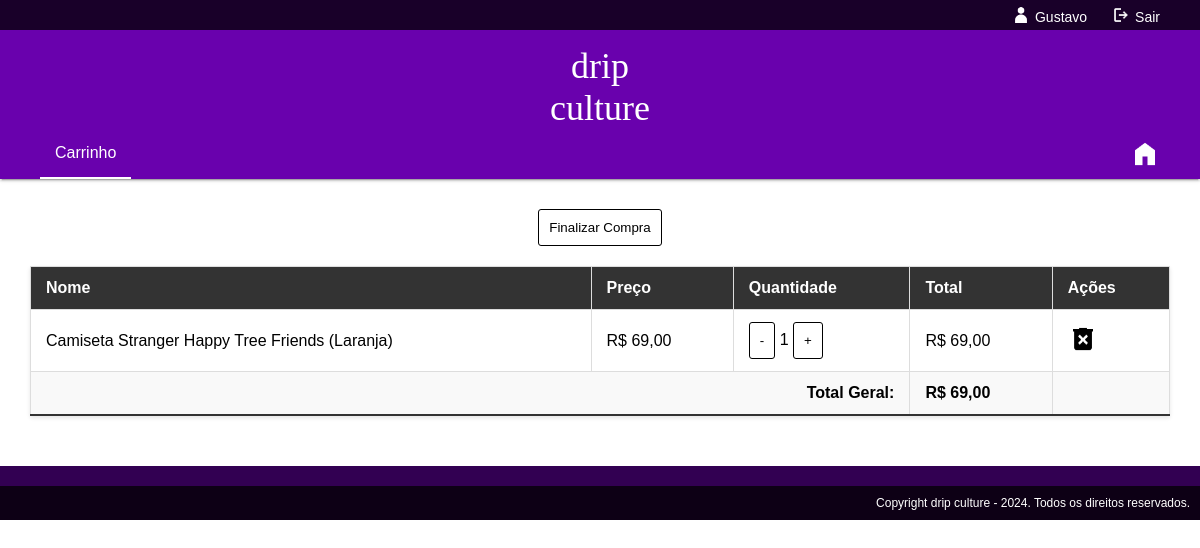
The page /carrinho.php (signed in) on the database its author committed.
### tables this page shows
CREATE TABLE `tb_pedidos` (
  `id_item` int(11) NOT NULL,
  `id_carrinho` int(11) DEFAULT NULL,
  `id_produto` int(11) DEFAULT NULL,
  `quantidade` int(11) DEFAULT NULL
);

CREATE TABLE `tb_produtos` (
  `id_produto` int(11) NOT NULL,
  `nome` varchar(255) DEFAULT NULL,
  `descricao` text DEFAULT NULL,
  `preco` decimal(10,2) DEFAULT NULL,
  `categoria` varchar(255) DEFAULT NULL,
  `imagem` varchar(255) DEFAULT NULL,
  `ativo` tinyint(1) DEFAULT NULL
);

### carrinho.php (the view, shortened to what this page needs)
<?php
include './PHP/conexao.php';
$id_cliente = $_SESSION["id_cliente"];
$sql = "SELECT p.id_item, pr.id_produto, pr.nome, pr.preco, SUM(p.quantidade) as quantidade
        FROM tb_pedidos p
        INNER JOIN tb_carrinhos c ON p.id_carrinho = c.id_carrinho
        INNER JOIN tb_produtos pr ON p.id_produto = pr.id_produto
        WHERE c.id_cliente = ?
        GROUP BY p.id_item, pr.id_produto, pr.nome, pr.preco";
$stmt = $conn->prepare($sql);
$stmt->bind_param("i", $id_cliente);
$stmt->execute();
$result = $stmt->get_result();
$total_geral = 0;
?>
<!DOCTYPE html>
<html>
<head>
  <link href="./CSS/fontes.css" rel="stylesheet" type="text/css" />
  <link href="./CSS/style.css" rel="stylesheet" type="text/css" />
  <link href="./CSS/admin.css" rel="stylesheet" type="text/css" />
  <link href="./CSS/holo.css" rel="stylesheet" type="text/css" />
</head>
<body>
  <header class="header">
    <div class="header_top">
      <div>
        <img class="ht_img" src="./Icones/user.png">
        <?php
        echo '<span>' . htmlspecialchars($_SESSION["nome"]) . '</span>';
        ?>
      </div>
      <div onClick="window.location.href='PHP/logout.php'">
        <img class="ht_img" src="./Icones/sair.png">
        <span>Sair</span>
      </div>
    </div>
    <div class="header_bottom">
      <div class="hb_logo_container">
        <span class="hb_logo"> Drip <br> Culture </span>
      </div>
      <div class="hb_button_container">
        <div>
          <div class="hb_button selected">
            <span> Carrinho </span>
          </div>
        </div>
        <div class="hb_icon_container">
          <img class="hb_icon" src="./Icones/home.png" onclick="window.location.href='./index.php'">
        </div>
      </div>
    </div>
  </header>
  <main class="main">
    <div class="add-button">
      <button onclick="window.location.href='./finalizar_compra.php'">Finalizar Compra</button>
    </div>
    <table>
      <thead>
        <tr>
          <th>Nome</th>
          <th>Preço</th>
          <th>Quantidade</th>
          <th>Total</th>
          <th>Ações</th>
        </tr>
      </thead>
      <tbody>
      <?php
if ($result->num_rows > 0) {
    while ($row = $result->fetch_assoc()) {
        $total_item = $row['quantidade'] * $row['preco'];
        $total_geral += $total_item;
        echo "<tr>
                <td>" . htmlspecialchars($row['nome']) . "</td>
                <td>R$ " . number_format($row['preco'], 2, ',', '.') . "</td>
                <td>
                  <button onclick=\"atualizarQuantidade({$row['id_produto']}, {$row['quantidade']}, 'diminuir')\">-</button>
                  " . htmlspecialchars($row['quantidade']) . "
                  <button onclick=\"atualizarQuantidade({$row['id_produto']}, {$row['quantidade']}, 'aumentar')\">+</button>
                </td>
                <td>R$ " . number_format($total_item, 2, ',', '.') . "</td>
                <td>
                  <img class='hb_icon_r' src='./Icones/deletar.png' onclick='window.location.href=\"./PHP/deletar_carrinho.php?id_produto=" . htmlspecialchars($row['id_produto']) . "\"'>
                </td>
              </tr>";
    }
} else {
    echo "<tr><td colspan='5'>Nenhum item no carrinho.</td></tr>";
}
?>
        <tr>
          <td colspan="3" style="text-align: right;"><strong>Total Geral:</strong></td>
          <td><strong>R$ <?php echo number_format($total_geral, 2, ',', '.'); ?></strong></td>
          <td></td>
        </tr>
      </tbody>
    </table>
  </main>
  <footer class="footer">
    <div class="footer_top">
    </div>
    <div class="footer_bottom">
      <span>Copyright drip culture - 2024. Todos os direitos reservados.</span>
    </div>
  </footer>
</body>
</html>

### style.css (style rules this page uses)
html, body { margin: 0; font-family: "Work Sans Regular", sans-serif; }
.header { display: flex; flex-direction: column; gap: 0; box-shadow: 0 2px 2px 0 rgba(0, 0, 0, .14), 0 3px 1px -2px rgba(0, 0, 0, .2), 0 1px 5px 0 rgba(0, 0, 0, .12); }
.header_top { background-color: #190029; color: #ffffff; display: flex; flex-direction: row; justify-content: right; height: 30px; gap: 25px; padding: 0px 40px; align-items: center; }
.header_top div { display: flex; align-items: center; gap: 5px; }
.header_top img { width: 18px; filter: invert(1); }
.header_top span { font-size: 14px; cursor: pointer; margin-bottom: -3.5px; }
.ht_img { width: 18px; filter: invert(1); align-self: center; }
.header_bottom { background-color: #6901ad; color: white; display: flex; flex-direction: column; justify-content: center; padding: 0px 40px; }
.header_bottom div { display: flex; flex-direction: row; }
.hb_button { font-weight: 500; display: flex; flex-direction: row; padding: 15px; cursor: pointer; }
.hb_button.selected { border-bottom: 2px solid #fff; }
.hb_logo_container { padding-top: 15px; display: flex; justify-content: center; }
.hb_logo { color: white; font-size: 36px; font-family: "Zit Graffiti"; text-transform: lowercase; text-align: center; }
.hb_button_container { display: flex; justify-content: space-between; align-items: center; }
.hb_icon_container { display: flex; gap: 30px; }
.hb_icon { width: 30px; height: 30px; filter: invert(1); cursor: pointer; }
.hb_icon_r { width: 30px; height: 30px; cursor: pointer; }
.main { display: flex; flex-direction: column; align-items: center; padding: 30px; }
button { width: fit-content !important; padding: 10px; background-color: #fff; color: #000; border: none; border: 1px solid #000; border-radius: 3px; cursor: pointer; transition: filter 0.2s; }
.footer { display: flex; flex-direction: column; }
.footer_top { background-color: #320052; color: #fff; display: flex; flex-direction: row; padding: 20px 60px; gap: 20px; }
.footer_bottom { background-color: #0d0015; color: #fff; display: flex; flex-direction: row; justify-content: right; font-size: 12px; padding: 20px 60px; }

### admin.css (style rules this page uses)
table { width: 100%; border-collapse: collapse; margin: 20px 0; font-size: 16px; min-width: 400px; border: 1px solid #dddddd; background-color: white; box-shadow: 0 2px 4px rgba(0,0,0,0.1); }
table thead { background-color: #f2f2f2; }
table th, table td { padding: 12px 15px; border: 1px solid #dddddd; text-align: left; }
table th { background-color: #333; color: white; }
table tbody tr { border-bottom: 1px solid #dddddd; }
table tbody tr:nth-of-type(even) { background-color: #f9f9f9; }
table tbody tr:last-of-type { border-bottom: 2px solid #333; }
.footer_top, .footer_bottom { padding: 10px; }
button { width: 100%; padding: 10px; background-color: #fff; color: #000; border: 1px solid #000; border-radius: 3px; cursor: pointer; transition: filter 0.2s; }

### holo.css (style rules this page uses)
:root { --color1: rgb(0, 231, 255); --color2: rgb(255, 0, 231); --back: url(https://cdn2.bulbagarden.net/upload/1/17/Cardback.jpg); --charizard1: #fac; --charizard2: #ddccaa; --charizardfront: url('../Imagens/teste1.png'); --pika1: #54a29e; --pika2: #a79d66; --pikafront: url(https://assets.codepen.io/13471/pikachu-gx.webp); --eevee1: #efb2fb; --eevee2: #acc6f8; --eeveefront: url(https://assets.codepen.io/13471/eevee-gx.webp); --mewtwo1: #efb2fb; --mewtwo2: #acc6f8; --mewtwofront: url(https://assets.codepen.io/13471/mewtwo-gx.webp); }
html,body,main { min-height: 100%; }

### rows shown on the page
tb_pedidos: id_produto.nome "Camiseta Stranger Happy Tree Friends (Laranja)", id_produto.preco "69,00", quantidade "1", total_item "69,00"

### other values the page prints
$_SESSION["nome"] "Gustavo"
$total_geral "69,00"
